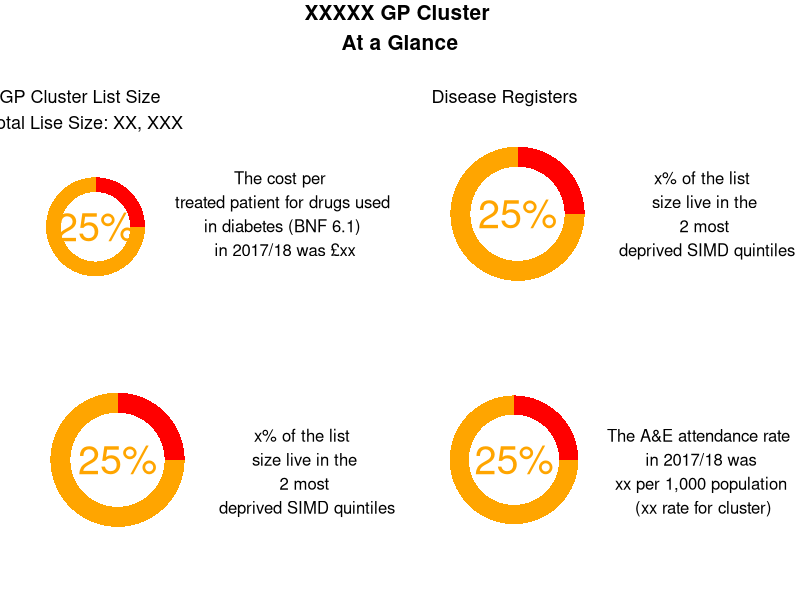

The R script that drew this image:
##########################################################
# Creating the infographics template using ggpubr
# Original author(s): Tina Fu
# Original date: 03/09/2019
# Type of script: creating graphics
# Written/run on: RStudio desktop
# Version of R that the script was most recently run on: R 3.5.2
# Description of content: this script is to show an alternative way to create
# the infographics template using ggpubr package. 
# The advantage of doing it is no HTML code are needed. 
# Also no need to set parameters for spaces and paddings.
# Approximate run time: 10 seconds.
##########################################################

### 1 - Housekeeping ----
library(ggplot2)
library(ggpubr)

### 2 - Creating some sample pie charts ----

# Create a sample data
df <- data.frame(
  group = c("Yes", "No"),
  value = c(25, 75)
)

# Create a sample barplot and transform it into a donut pie chart
bp <- ggplot(df, aes(x="", y=value, fill=group)) +
  geom_bar(width = .35, stat = "identity", fill = c('red','orange'))

# Remove the 'x' and 'value' labels for the x and y axes respectively.
bp <- bp + labs(x = "", y = "")  

# Change the barplot into a donut plot.
pie <- bp +
  coord_polar("y", start=0*pi/(180)) +  
  annotate("text", x = 0, y = 0, label = "25%", size = 10, col = 'orange')

# Get rid of the x-axis labels and the single x-axis tick.
pie <- pie + theme(panel.background = ggplot2::element_blank(),
                   axis.text.x = ggplot2::element_blank(),  
                   axis.ticks=element_blank()
)

# Add the annotation next to the plot.
pie1 <- annotate_figure(pie, 
                        right = text_grob("The cost per \n treated patient for drugs used \n in diabetes (BNF 6.1) \n in 2017/18 was £xx", 
                                          color = "black", size = 12), 
                        top = text_grob("GP Cluster List Size \n Total Lise Size: XX, XXX", 
                                        color = "black", size = 13))

# Create another 3 sample charts with different annotations.

# pie2
pie2 <- pie + theme(panel.background = ggplot2::element_blank(),
                    axis.text.x = ggplot2::element_blank(),  
                    axis.ticks=element_blank()
)

pie2 <- annotate_figure(pie2, 
                        right = text_grob("x% of the list \n size live in the \n 2 most \n deprived SIMD quintiles", 
                                          color = "black", size = 12), 
                        top = text_grob("Disease Registers", 
                                        color = "black", size = 13))

# pie3
pie3 <- pie + theme(panel.background = ggplot2::element_blank(),
                    axis.text.x = ggplot2::element_blank(),  
                    axis.ticks=element_blank()
)

pie3 <- annotate_figure(pie3, right = text_grob("x% of the list \n size live in the \n 2 most \n deprived SIMD quintiles", 
                                                color = "black", size = 12))

# pie4
pie4 <- pie + theme(panel.background = ggplot2::element_blank(),
                    axis.text.x = ggplot2::element_blank(),  
                    axis.ticks=element_blank()
)

pie4 <- annotate_figure(pie4, right = text_grob("The A&E attendance rate \n in 2017/18 was \n xx per 1,000 population \n (xx rate for cluster)", 
                                                color = "black", size = 12))

### 3 - Create grid template ----
figure <- ggarrange(pie1, pie2, pie3, pie4, ncol = 2, nrow = 2, 
                    heights = c(0.5, 0.5), align = "v")

# Add the annotation on the top
figure <- annotate_figure(figure, 
                          top = text_grob("XXXXX GP Cluster \n At a Glance \n", 
                                          face = "bold", color = "black", 
                                          size = 15))
# View the final output
figure

# Please note: 
# The alignment of charts can be affected due to the length of text on the right.
# No solution has been found yet for fixing the potential alignment problem.
# You can save the final output by clicking on Export -> Save as PDF.
# Choose "Landscape" for orientation and give it a file name.

### END OF SCRIPT ###